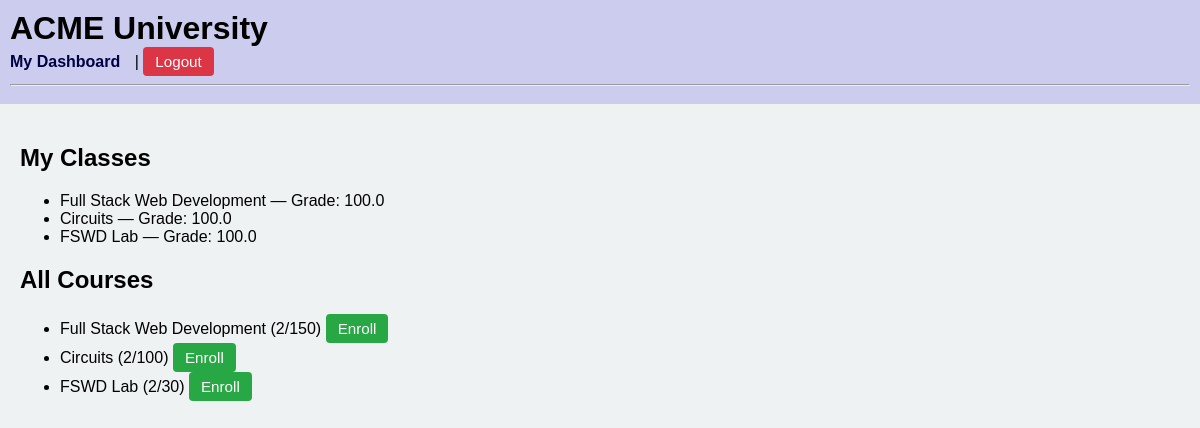
The page /student (signed in) on the database its author committed.
### models.py (models this page shows)
class Enrollment(db.Model):
    __tablename__ = "enrollments"
    id          = db.Column(db.Integer, primary_key=True)
    student_id  = db.Column(
        db.Integer,
        db.ForeignKey("users.id", ondelete="CASCADE"),
        nullable=False
    )
    course_id   = db.Column(
        db.Integer,
        db.ForeignKey("courses.id", ondelete="CASCADE"),
        nullable=False
    )
    grade       = db.Column(db.Float)
    student     = db.relationship("User",   back_populates="enrollments")
    course      = db.relationship("Course", back_populates="enrollments")

class Course(db.Model):
    __tablename__ = "courses"
    id          = db.Column(db.Integer, primary_key=True)
    name        = db.Column(db.String(120), nullable=False)
    capacity    = db.Column(db.Integer, nullable=False)
    teacher_id  = db.Column(
        db.Integer,
        db.ForeignKey("users.id", ondelete="CASCADE"),
        nullable=False
    )
    teacher      = db.relationship("User", back_populates="taught_courses")
    enrollments  = db.relationship(
        "Enrollment",
        back_populates="course",
        cascade="all, delete-orphan"
    )

### app.py (the view)
@app.route("/student")
@login_required
def student_dashboard():
    if current_user.role != "student":
        return redirect(url_for("home"))
    return render_template(
        "student_dashboard.html",
        enrolled=current_user.enrollments,
        all_courses=Course.query.all()
    )

### app.py (called while the page is built)
@login_manager.user_loader
def load_user(uid):
    return db.session.get(User, int(uid))

### templates/student_dashboard.html
{% extends "base.html" %}
{% block content %}
  <h2>My Classes</h2>
  {% if enrolled %}
    <ul>
      {% for enr in enrolled %}
        <li>
          {{ enr.course.name }} —
          Grade: {{ enr.grade if enr.grade is not none else 'N/A' }}
        </li>
      {% endfor %}
    </ul>
  {% else %}
    <p>You have not enrolled in any classes yet.</p>
  {% endif %}
  <h2>All Courses</h2>
  <ul>
    {% for c in all_courses %}
      <li>
        {{ c.name }} ({{ c.enrollments|length }}/{{ c.capacity }})
        <a href="{{ url_for('student_enroll', course_id=c.id) }}"
           class="btn btn-sm">Enroll</a>
      </li>
    {% endfor %}
  </ul>
{% endblock %}

### static/css/styles.css (style rules this page uses)
body { font-family: sans-serif; background: #eef2f3; margin: 0; }
.btn { display: inline-block; padding: 6px 12px; background: #28a745; color: #fff; text-decoration: none; border-radius: 4px; font-size: 0.95rem; transition: background 0.2s ease; }

### rows shown on the page
Enrollment: course.name "Full Stack Web Development", grade "100.0"
Enrollment: course.name "Circuits", grade "100.0"
Enrollment: course.name "FSWD Lab", grade "100.0"
Course: name "Full Stack Web Development", enrollments|length "2", capacity "150"
Course: name "Circuits", enrollments|length "2", capacity "100"
Course: name "FSWD Lab", enrollments|length "2", capacity "30"
